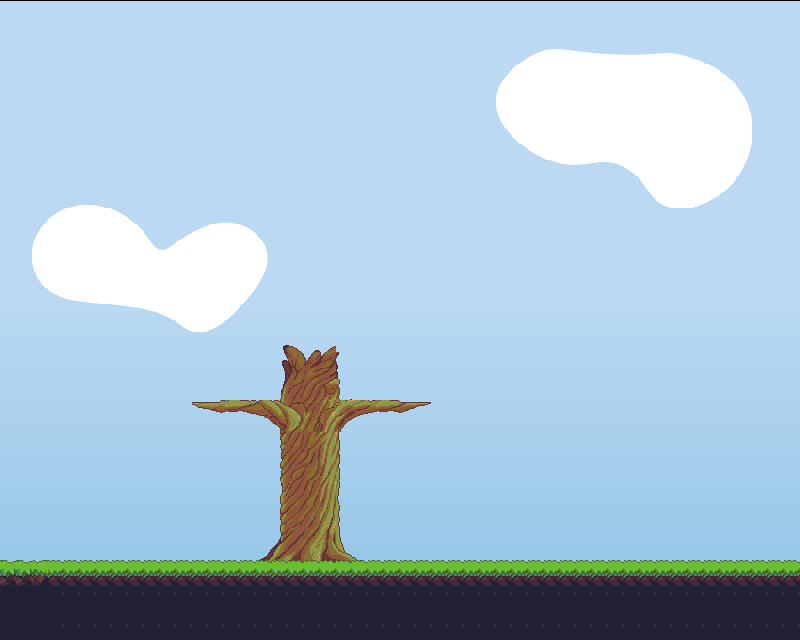

A 2D game scene composited from a Tiled map and its tileset images. What follows is a short description and the map's XML, with each tile layer's data collapsed to a summary:
An orthogonal 50x40 tile map with 16x16 px tiles, 4 tile layers (Backgrpund, Tile Layer 4, Sky, Platform), 3 tilesets.

<map version="1.0" orientation="orthogonal" renderorder="right-down" width="50" height="40" tilewidth="16" tileheight="16" nextobjectid="1">
 <tileset firstgid="1" name="tiles" tilewidth="16" tileheight="16" spacing="1" margin="1" tilecount="1456" columns="52">
  <image source="Jungle_terrain.png" width="896" height="480" />
 </tileset>
 <tileset firstgid="1457" name="tiled2" tilewidth="16" tileheight="16" spacing="1" margin="1" tilecount="2430" columns="45">
  <image source="Jungle_guide.png" width="768" height="928" />
 </tileset>
 <tileset firstgid="3887" name="tiled3Sky" tilewidth="16" tileheight="16" spacing="1" margin="1" tilecount="7320" columns="120">
  <image source="Sprites.png" width="2044" height="1044" />
 </tileset>
 <layer name="Backgrpund" width="50" height="40">
  <data>[2000 cells, 2000 non-empty, 2000 distinct tile ids]</data>
 </layer>
 <layer name="Tile Layer 4" width="50" height="40">
  <data>[2000 cells, 200 non-empty, 171 distinct tile ids]</data>
 </layer>
 <layer name="Sky" width="50" height="40">
  <data>[2000 cells, 369 non-empty, 369 distinct tile ids]</data>
 </layer>
 <layer name="Platform" width="50" height="40">
  <data>[2000 cells, 250 non-empty, 12 distinct tile ids]</data>
 </layer>
</map>
